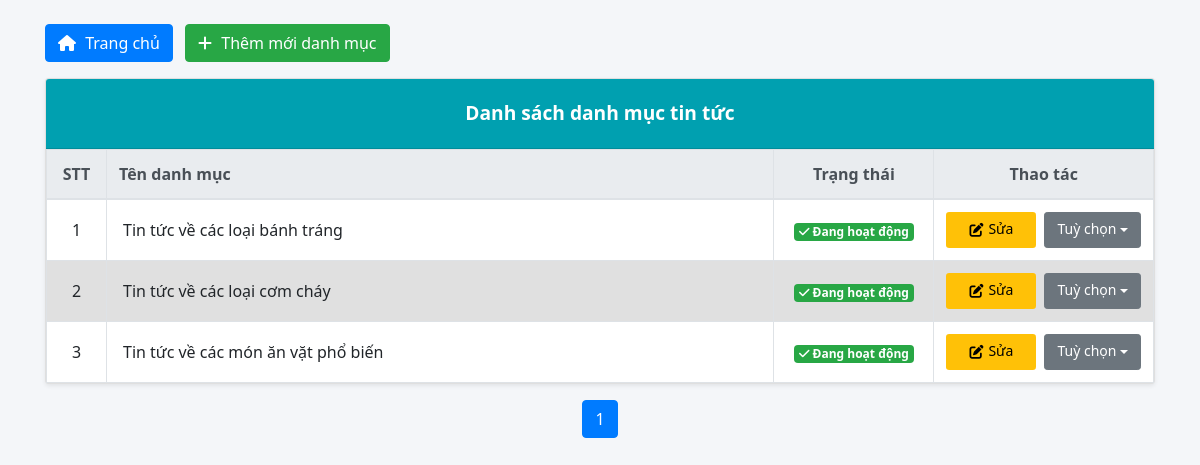
The app's page /admin/pages/categorynews_manage/list_category_news.php with its own data.
### tables this page shows
CREATE TABLE `categorynews` (
  `CategoryNews_ID` int(11) NOT NULL,
  `name` varchar(50) DEFAULT NULL,
  `created_at` timestamp NOT NULL DEFAULT current_timestamp(),
  `updated_at` timestamp NOT NULL DEFAULT current_timestamp() ON UPDATE current_timestamp(),
  `is_deleted` tinyint(1) DEFAULT 0
);

### database/dbhelper.php (called while the page is built, shortened)
<?php
function getConnection() {
    $conn = mysqli_connect(HOST, USERNAME, PASSWORD, DATABASE);
    mysqli_set_charset($conn, 'utf8mb4');
    return $conn;
}
function executeResult($sql, $params = []) {
    $conn = getConnection();
    $data = [];
    if (empty($params)) {
        $result = mysqli_query($conn, $sql);
        if ($result) {
            while ($row = mysqli_fetch_array($result, 1)) {
                $data[] = $row;
            }
        } else {
            error_log("SQL Error (executeResult no params): " . mysqli_error($conn) . " | SQL: " . $sql);
        }
    }
    return $data;
}
function executeSingleResult($sql, $params = []) {
    $conn = getConnection();
    $row = null;
    if (empty($params)) {
        $result = mysqli_query($conn, $sql);
        if ($result) {
            $row = mysqli_fetch_array($result, 1);
        } else {
            error_log("SQL Error (executeSingleResult no params): " . mysqli_error($conn) . " | SQL: " . $sql);
        }
    }
    return $row;
}
?>

### admin/pages/categorynews_manage/list_category_news.php (the view, shortened to what this page needs)
<?php
require_once('../../../database/dbhelper.php');
?>
<!DOCTYPE html>
<html lang="vi">
<head>
    <link rel="stylesheet" href="https://maxcdn.bootstrapcdn.com/bootstrap/4.4.1/css/bootstrap.min.css">
    <link rel="stylesheet" href="https://cdnjs.cloudflare.com/ajax/libs/font-awesome/6.5.0/css/all.min.css">
    <link rel="stylesheet" href="https://cdn.jsdelivr.net/npm/sweetalert2@11/dist/sweetalert2.min.css">
</head>
<body>
<div class="container mt-4">
    <div class="d-flex justify-content-between align-items-center mb-3">
        <div>
            <a href="../index.php" class="btn btn-primary">
                <i class="fas fa-home"></i> Trang chủ
            </a>
            <a href="add.php" class="btn btn-success ml-2">
                <i class="fas fa-plus"></i> Thêm mới danh mục
            </a>
        </div>
    </div>
    <div class="card shadow-sm">
        <div class="card-header">
            Danh sách danh mục tin tức
        </div>
        <div class="card-body p-0">
            <table class="table table-bordered table-hover table-striped m-0 text-center">
                <thead class="thead-light">
                    <tr>
                        <th style="width: 60px;">STT</th>
                        <th class="text-left">Tên danh mục</th>
                        <th style="width: 160px;">Trạng thái</th>
                        <th style="width: 180px;">Thao tác</th>
                    </tr>
                </thead>
                <tbody>
                <?php
                    $page = isset($_GET['page']) && $_GET['page'] > 0 ? intval($_GET['page']) : 1;
                    $limit = 10;
                    $start = ($page - 1) * $limit;
                    $sql = "SELECT * FROM CategoryNews LIMIT $start, $limit";
                    $categoryList = executeResult($sql);
                    $index = $start + 1;
                    if (empty($categoryList)) {
                        echo '<tr><td colspan="4" class="text-danger">Không có danh mục nào.</td></tr>';
                    } else {
                        foreach ($categoryList as $item) {
                            $id = $item['CategoryNews_ID'];
                            $isDeleted = $item['is_deleted'] == 1;
                            $badge = $isDeleted
                                ? '<span class="badge badge-secondary"><i class="fas fa-ban"></i> Đã vô hiệu hóa</span>'
                                : '<span class="badge badge-success"><i class="fas fa-check"></i> Đang hoạt động</span>';
                            echo '<tr>
                                    <td>' . $index++ . '</td>
                                    <td class="text-left pl-3 '. ($isDeleted ? 'inactive' : '') .'">' . htmlspecialchars($item['name']) . '</td>
                                    <td>' . $badge . '</td>
                                    <td>
                                        <div class="d-flex justify-content-center gap-1">
                                            <a href="add.php?CategoryNews_ID=' . $id . '" class="btn btn-edit btn-sm">
                                                <i class="fas fa-edit"></i> Sửa
                                            </a>
                                            <div class="dropdown position-static">
                                                <button class="btn btn-sm btn-secondary dropdown-toggle" type="button" data-toggle="dropdown">
                                                    Tuỳ chọn
                                                </button>
                                                <div class="dropdown-menu dropdown-menu-right">
                                                    <a class="dropdown-item toggle-btn" href="#"
                                                        data-id="' . $id . '"
                                                        onclick="toggleCategoryNews(' . $id . ', ' . ($isDeleted ? 0 : 1) . ')">
                                                        ' . ($isDeleted
                                                            ? '<i class="fas fa-check-circle text-success"></i> Kích hoạt lại'
                                                            : '<i class="fas fa-ban text-danger"></i> Vô hiệu hóa') . '
                                                    </a>
                                                </div>
                                            </div>
                                        </div>
                                    </td>
                                </tr>';
                        }
                    }
                ?>
                </tbody>
            </table>
        </div>
    </div>
    <div class="mt-3">
        <ul class="pagination justify-content-center">
            <?php
                $countSql = "SELECT COUNT(*) AS total FROM CategoryNews";
                $result = executeSingleResult($countSql);
                $total = $result['total'] ?? 0;
                $totalPages = ceil($total / $limit);
                $query = $_GET;
                unset($query['page']);
                for ($i = 1; $i <= $totalPages; $i++) {
                    $query['page'] = $i;
                    $link = '?' . http_build_query($query);
                    echo '<li class="page-item ' . ($i == $page ? 'active' : '') . '">
                            <a class="page-link" href="' . $link . '">' . $i . '</a>
                        </li>';
                }
            ?>
        </ul>
    </div>
</div>
</body>
</html>

### admin/pages/categorynews_manage/list_category_news.php (style rules this page uses)
body { background-color: #f4f6f9; font-family: 'Segoe UI', sans-serif; }
.card-header { background-color: #00a0b0; color: white; text-align: center; font-size: 1.2rem; font-weight: bold; padding: 20px; }
.btn i { margin-right: 5px; }
.btn-edit { background-color: #ffc107; color: #000; }
.table td { vertical-align: middle !important; }
.table th { background-color: #e9ecef; }
.table-striped tbody tr:nth-child(odd) { background-color: #ffffff; }
.table-striped tbody tr:nth-child(even) { background-color: #e0e0e0; }
.gap-1 > * { margin-right: 0.25rem; }
.gap-1 > *:last-child { margin-right: 0; }
.d-flex.justify-content-center.gap-1 { gap: 4px; }
.btn-edit.btn-sm, .btn-secondary.btn-sm.dropdown-toggle { padding: 6px 12px; font-size: 14px; height: 36px; min-width: 90px; line-height: 1.2; display: inline-flex; align-items: center; justify-content: center; }

### records on screen
categorynews: name "Tin tức về các loại bánh tráng", is_deleted 0 (drawn)
categorynews: name "Tin tức về các loại cơm cháy", is_deleted 0 (drawn)
categorynews: name "Tin tức về các món ăn vặt phổ biến", is_deleted 0 (drawn)
